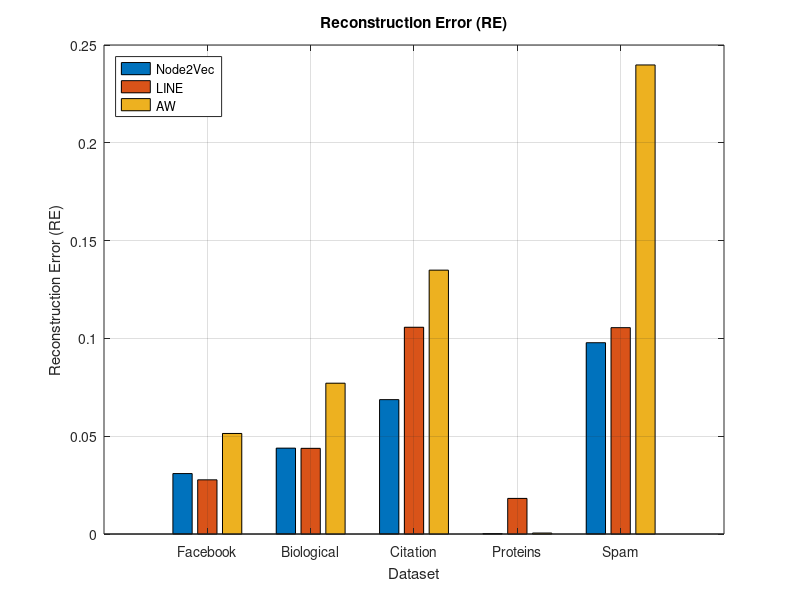
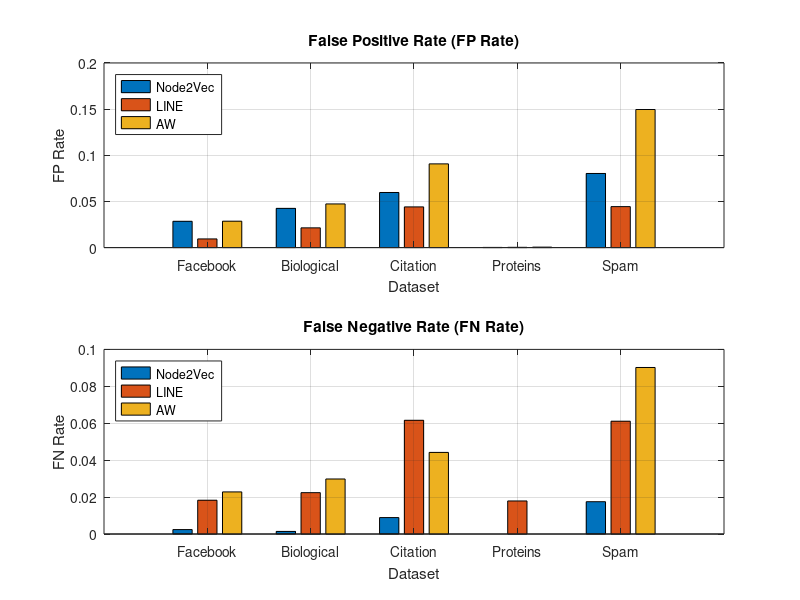
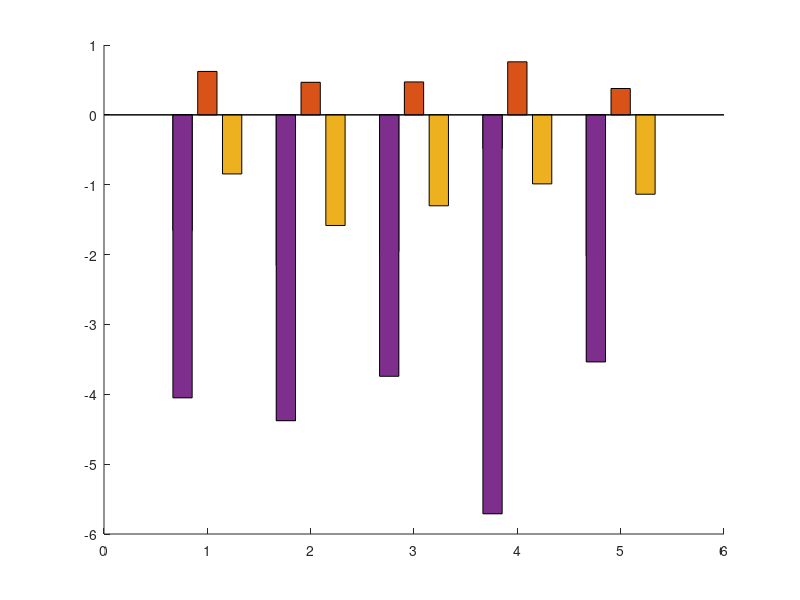

These charts were generated, in order, by the following MATLAB code: (Note: this script raises an error after producing the figures.)
% Dati degli esperimenti
datasets = {'Facebook', 'Biological', 'Citation', 'Proteins', 'Spam'};
algorithms = {'Node2Vec', 'LINE', 'AW'};

% Reconstruction Error (RE)
RE = [
    0.0309, 0.0277, 0.0514; % Facebook
    0.0439, 0.0438, 0.0771; % Biological
    0.0687, 0.1057, 0.1349; % Citation
    0.0002, 0.0182, 0.0005; % Proteins
    0.0978, 0.1055, 0.2398; % Spam
];

% False Positive Rate (FP Rate)
FP_rate = [
    0.0285, 0.0094, 0.0286; % Facebook
    0.0425, 0.0214, 0.0473; % Biological
    0.0597, 0.0441, 0.0907; % Citation
    0.0002, 0.0003, 0.0005; % Proteins
    0.0803, 0.0444, 0.1496; % Spam
];

% False Negative Rate (FN Rate)
FN_rate = [
    0.0024, 0.0183, 0.0228; % Facebook
    0.0014, 0.0224, 0.0298; % Biological
    0.0089, 0.0616, 0.0442; % Citation
    0.0000, 0.0179, 0.0000; % Proteins
    0.0175, 0.0611, 0.0902; % Spam
];

% Avg_Pos e Avg_Neg
avg_pos = [
    -1.6583, 0.6217, -0.8456; % Facebook
    -2.1555, 0.4663, -1.5834; % Biological
    -1.9571, 0.4714, -1.3017; % Citation
    -0.4845, 0.7594, -0.9880; % Proteins
    -2.0229, 0.3773, -1.1361; % Spam
];

avg_neg = [
    -4.0509, -0.0029, -5.3522; % Facebook
    -4.3784, 0.0177, -4.3293; % Biological
    -3.7426, 0.0118, -3.7595; % Citation
    -5.7108, -0.0008, -5.7486; % Proteins
    -3.5367, 0.0016, -2.3799; % Spam
];

% Reconstruction Error (RE)
figure;
bar(RE, 'grouped');
title('Reconstruction Error (RE)');
xlabel('Dataset');
ylabel('Reconstruction Error (RE)');
xticks(1:length(datasets));
xticklabels(datasets);
legend(algorithms, 'Location', 'northwest');
grid on;

% Save
exportgraphics(gcf, 'RE_graph.png', 'Resolution', 300);

% FP and FN Rate
figure;
subplot(2,1,1); % FP Rate
bar(FP_rate, 'grouped');
title('False Positive Rate (FP Rate)');
xlabel('Dataset');
ylabel('FP Rate');
xticks(1:length(datasets));
xticklabels(datasets);
legend(algorithms, 'Location', 'northwest');
grid on;

subplot(2,1,2); % FN Rate
bar(FN_rate, 'grouped');
title('False Negative Rate (FN Rate)');
xlabel('Dataset');
ylabel('FN Rate');
xticks(1:length(datasets));
xticklabels(datasets);
legend(algorithms, 'Location', 'northwest');
grid on;

% Save
exportgraphics(gcf, 'FP_FN_graph.png', 'Resolution', 300);

% Avg_Pos and Avg_Neg
figure;
hold on;
bar(avg_pos, 'grouped'); % Avg_Pos
bar(avg_neg, 'grouped', 'FaceAlpha', 0.5); % Avg_Neg (trasparente)
hold off;
title('Avg\_Pos e Avg\_Neg per Dataset');
xlabel('Dataset');
ylabel('Valori');
xticks(1:length(datasets));
xticklabels(datasets);
legend([algorithms, strcat(algorithms, ' (Avg\_Neg)')], 'Location', 'northoutside');
grid on;

% Save
exportgraphics(gcf, 'Avg_Pos_Neg_graph.png', 'Resolution', 300);
%%
